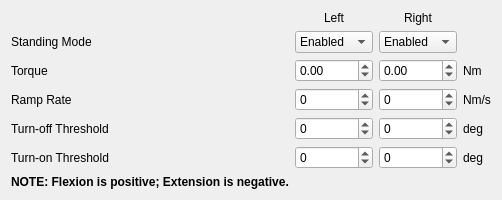
        <widget class="QWidget" name="standingPage">
         <attribute name="title">
          <string>Standing</string>
         </attribute>
         <layout class="QGridLayout" name="standingGridLayout">
          <item row="0" column="0">
           <spacer name="standingHorizontalSpacer">
            <property name="orientation">
             <enum>Qt::Orientation::Horizontal</enum>
            </property>
            <property name="sizeType">
             <enum>QSizePolicy::Policy::MinimumExpanding</enum>
            </property>
            <property name="sizeHint" stdset="0">
             <size>
              <width>0</width>
              <height>0</height>
             </size>
            </property>
           </spacer>
          </item>
          <item row="0" column="1">
           <widget class="QLabel" name="standingLegLabelL">
            <property name="sizePolicy">
             <sizepolicy hsizetype="Preferred" vsizetype="Preferred">
              <horstretch>0</horstretch>
              <verstretch>0</verstretch>
             </sizepolicy>
            </property>
            <property name="font">
             <font>
              <pointsize>9</pointsize>
             </font>
            </property>
            <property name="toolTip">
             <string notr="true">Left</string>
            </property>
            <property name="text">
             <string notr="true">Left</string>
            </property>
            <property name="alignment">
             <set>Qt::AlignmentFlag::AlignCenter</set>
            </property>
           </widget>
          </item>
          <item row="0" column="2">
           <widget class="QLabel" name="standingLegLabelR">
            <property name="sizePolicy">
             <sizepolicy hsizetype="Preferred" vsizetype="Preferred">
              <horstretch>0</horstretch>
              <verstretch>0</verstretch>
             </sizepolicy>
            </property>
            <property name="font">
             <font>
              <pointsize>9</pointsize>
             </font>
            </property>
            <property name="toolTip">
             <string notr="true">Left</string>
            </property>
            <property name="text">
             <string notr="true">Right</string>
            </property>
            <property name="alignment">
             <set>Qt::AlignmentFlag::AlignCenter</set>
            </property>
           </widget>
          </item>
          <item row="0" column="3" rowspan="2">
           <spacer name="standingUnitVerticalSpacer">
            <property name="orientation">
             <enum>Qt::Orientation::Vertical</enum>
            </property>
            <property name="sizeType">
             <enum>QSizePolicy::Policy::Maximum</enum>
            </property>
            <property name="sizeHint" stdset="0">
             <size>
              <width>0</width>
              <height>40</height>
             </size>
            </property>
           </spacer>
          </item>
          <item row="1" column="0">
           <widget class="QLabel" name="standingModeLabel">
            <property name="sizePolicy">
             <sizepolicy hsizetype="Preferred" vsizetype="Preferred">
              <horstretch>0</horstretch>
              <verstretch>0</verstretch>
             </sizepolicy>
            </property>
            <property name="text">
             <string>Standing Mode</string>
            </property>
           </widget>
          </item>
          <item row="1" column="1">
           <widget class="QComboBox" name="standingModeComboBoxL">
            <property name="sizePolicy">
             <sizepolicy hsizetype="Preferred" vsizetype="Preferred">
              <horstretch>0</horstretch>
              <verstretch>0</verstretch>
             </sizepolicy>
            </property>
            <property name="cursor">
             <cursorShape>PointingHandCursor</cursorShape>
            </property>
            <item>
             <property name="text">
              <string>Enabled</string>
             </property>
            </item>
            <item>
             <property name="text">
              <string>Disabled</string>
             </property>
            </item>
           </widget>
          </item>
          <item row="1" column="2">
           <widget class="QComboBox" name="standingModeComboBoxR">
            <property name="sizePolicy">
             <sizepolicy hsizetype="Preferred" vsizetype="Preferred">
              <horstretch>0</horstretch>
              <verstretch>0</verstretch>
             </sizepolicy>
            </property>
            <property name="cursor">
             <cursorShape>PointingHandCursor</cursorShape>
            </property>
            <item>
             <property name="text">
              <string>Enabled</string>
             </property>
            </item>
            <item>
             <property name="text">
              <string>Disabled</string>
             </property>
            </item>
           </widget>
          </item>
          <item row="2" column="0">
           <widget class="QLabel" name="standingTorqueLabel">
            <property name="sizePolicy">
             <sizepolicy hsizetype="Preferred" vsizetype="Preferred">
              <horstretch>0</horstretch>
              <verstretch>0</verstretch>
             </sizepolicy>
            </property>
            <property name="text">
             <string>Torque</string>
            </property>
           </widget>
          </item>
          <item row="2" column="1">
           <widget class="QDoubleSpinBox" name="standingTorqueDoubleSpinBoxL">
            <property name="sizePolicy">
             <sizepolicy hsizetype="Minimum" vsizetype="Preferred">
              <horstretch>0</horstretch>
              <verstretch>0</verstretch>
             </sizepolicy>
            </property>
            <property name="cursor">
             <cursorShape>PointingHandCursor</cursorShape>
            </property>
            <property name="decimals">
             <number>2</number>
            </property>
            <property name="minimum">
             <double>-100.000000000000000</double>
            </property>
           </widget>
          </item>
          <item row="2" column="2">
           <widget class="QDoubleSpinBox" name="standingTorqueDoubleSpinBoxR">
            <property name="sizePolicy">
             <sizepolicy hsizetype="Minimum" vsizetype="Preferred">
              <horstretch>0</horstretch>
              <verstretch>0</verstretch>
             </sizepolicy>
            </property>
            <property name="cursor">
             <cursorShape>PointingHandCursor</cursorShape>
            </property>
            <property name="decimals">
             <number>2</number>
            </property>
            <property name="minimum">
             <double>-100.000000000000000</double>
            </property>
           </widget>
          </item>
          <item row="2" column="3">
           <widget class="QLabel" name="standingTorqueUnitLabel">
            <property name="text">
             <string>Nm</string>
            </property>
            <property name="alignment">
             <set>Qt::AlignmentFlag::AlignLeading|Qt::AlignmentFlag::AlignLeft|Qt::AlignmentFlag::AlignVCenter</set>
            </property>
           </widget>
          </item>
          <item row="3" column="0">
           <widget class="QLabel" name="standingRampRateLabel">
            <property name="sizePolicy">
             <sizepolicy hsizetype="Preferred" vsizetype="Preferred">
              <horstretch>0</horstretch>
              <verstretch>0</verstretch>
             </sizepolicy>
            </property>
            <property name="text">
             <string>Ramp Rate</string>
            </property>
           </widget>
          </item>
          <item row="3" column="1">
           <widget class="QSpinBox" name="standingRampRateSpinBoxL">
            <property name="sizePolicy">
             <sizepolicy hsizetype="Minimum" vsizetype="Preferred">
              <horstretch>0</horstretch>
              <verstretch>0</verstretch>
             </sizepolicy>
            </property>
            <property name="cursor">
             <cursorShape>PointingHandCursor</cursorShape>
            </property>
            <property name="minimum">
             <number>-999999999</number>
            </property>
            <property name="maximum">
             <number>999999999</number>
            </property>
           </widget>
          </item>
          <item row="3" column="2">
           <widget class="QSpinBox" name="standingRampRateSpinBoxR">
            <property name="sizePolicy">
             <sizepolicy hsizetype="Minimum" vsizetype="Preferred">
              <horstretch>0</horstretch>
              <verstretch>0</verstretch>
             </sizepolicy>
            </property>
            <property name="cursor">
             <cursorShape>PointingHandCursor</cursorShape>
            </property>
            <property name="minimum">
             <number>-999999999</number>
            </property>
            <property name="maximum">
             <number>999999999</number>
            </property>
           </widget>
          </item>
          <item row="3" column="3">
           <widget class="QLabel" name="standingRampRateUnitLabel">
            <property name="text">
             <string>Nm/s</string>
            </property>
            <property name="alignment">
             <set>Qt::AlignmentFlag::AlignLeading|Qt::AlignmentFlag::AlignLeft|Qt::AlignmentFlag::AlignVCenter</set>
            </property>
           </widget>
          </item>
          <item row="4" column="0">
           <widget class="QLabel" name="standingTurnOffThresholdLabel">
            <property name="sizePolicy">
             <sizepolicy hsizetype="Preferred" vsizetype="Preferred">
              <horstretch>0</horstretch>
              <verstretch>0</verstretch>
             </sizepolicy>
            </property>
            <property name="text">
             <string>Turn-off Threshold</string>
            </property>
           </widget>
          </item>
          <item row="4" column="1">
           <widget class="QSpinBox" name="standingTurnOffThresholdSpinBoxL">
            <property name="sizePolicy">
             <sizepolicy hsizetype="Minimum" vsizetype="Preferred">
              <horstretch>0</horstretch>
              <verstretch>0</verstretch>
             </sizepolicy>
            </property>
            <property name="cursor">
             <cursorShape>PointingHandCursor</cursorShape>
            </property>
            <property name="minimum">
             <number>-999999999</number>
            </property>
            <property name="maximum">
             <number>999999999</number>
            </property>
           </widget>
          </item>
          <item row="4" column="2">
           <widget class="QSpinBox" name="standingTurnOffThresholdSpinBoxR">
            <property name="sizePolicy">
             <sizepolicy hsizetype="Minimum" vsizetype="Preferred">
              <horstretch>0</horstretch>
              <verstretch>0</verstretch>
             </sizepolicy>
            </property>
            <property name="cursor">
             <cursorShape>PointingHandCursor</cursorShape>
            </property>
            <property name="minimum">
             <number>-999999999</number>
            </property>
            <property name="maximum">
             <number>999999999</number>
            </property>
           </widget>
          </item>
          <item row="4" column="3">
           <widget class="QLabel" name="standingTurnOffThresholdUnitLabel">
            <property name="text">
             <string>deg</string>
            </property>
            <property name="alignment">
             <set>Qt::AlignmentFlag::AlignLeading|Qt::AlignmentFlag::AlignLeft|Qt::AlignmentFlag::AlignVCenter</set>
            </property>
           </widget>
          </item>
          <item row="5" column="0">
           <widget class="QLabel" name="standingTurnOnThresholdLabel">
            <property name="sizePolicy">
             <sizepolicy hsizetype="Preferred" vsizetype="Preferred">
              <horstretch>0</horstretch>
              <verstretch>0</verstretch>
             </sizepolicy>
            </property>
            <property name="text">
             <string>Turn-on Threshold</string>
            </property>
           </widget>
          </item>
          <item row="5" column="1">
           <widget class="QSpinBox" name="standingTurnOnThresholdSpinBoxL">
            <property name="sizePolicy">
             <sizepolicy hsizetype="Minimum" vsizetype="Preferred">
              <horstretch>0</horstretch>
              <verstretch>0</verstretch>
             </sizepolicy>
            </property>
            <property name="cursor">
             <cursorShape>PointingHandCursor</cursorShape>
            </property>
            <property name="minimum">
             <number>-999999999</number>
            </property>
            <property name="maximum">
             <number>999999999</number>
            </property>
           </widget>
          </item>
          <item row="5" column="2">
           <widget class="QSpinBox" name="standingTurnOnThresholdSpinBoxR">
            <property name="sizePolicy">
             <sizepolicy hsizetype="Minimum" vsizetype="Preferred">
              <horstretch>0</horstretch>
              <verstretch>0</verstretch>
             </sizepolicy>
            </property>
            <property name="cursor">
             <cursorShape>PointingHandCursor</cursorShape>
            </property>
            <property name="minimum">
             <number>-999999999</number>
            </property>
            <property name="maximum">
             <number>999999999</number>
            </property>
           </widget>
          </item>
          <item row="5" column="3">
           <widget class="QLabel" name="standingTurnOnThresholdUnitLabel">
            <property name="text">
             <string>deg</string>
            </property>
            <property name="alignment">
             <set>Qt::AlignmentFlag::AlignLeading|Qt::AlignmentFlag::AlignLeft|Qt::AlignmentFlag::AlignVCenter</set>
            </property>
           </widget>
          </item>
          <item row="6" column="0" colspan="4">
           <spacer name="standingVerticalSpacer">
            <property name="orientation">
             <enum>Qt::Orientation::Vertical</enum>
            </property>
            <property name="sizeType">
             <enum>QSizePolicy::Policy::MinimumExpanding</enum>
            </property>
            <property name="sizeHint" stdset="0">
             <size>
              <width>0</width>
              <height>0</height>
             </size>
            </property>
           </spacer>
          </item>
          <item row="7" column="0">
           <widget class="QLabel" name="standingTorqueNoteLabel">
            <property name="sizePolicy">
             <sizepolicy hsizetype="Preferred" vsizetype="Preferred">
              <horstretch>0</horstretch>
              <verstretch>0</verstretch>
             </sizepolicy>
            </property>
            <property name="font">
             <font>
              <pointsize>9</pointsize>
              <bold>true</bold>
             </font>
            </property>
            <property name="text">
             <string notr="true">NOTE: Flexion is positive; Extension is negative.</string>
            </property>
            <property name="alignment">
             <set>Qt::AlignmentFlag::AlignLeading|Qt::AlignmentFlag::AlignLeft|Qt::AlignmentFlag::AlignTop</set>
            </property>
           </widget>
          </item>
         </layout>
        </widget>
